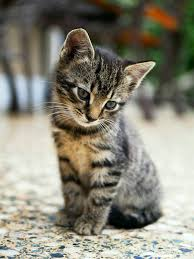
#> input picture lab 11./img1.jpeg, 194 x 259 px
$ python task3.py
#> lines starting #> are read from the running program, lines starting #| are printed output that depends on the picture
import cv2
import numpy as np

img=cv2.imread("img1.jpeg")
#> img is the input picture: shape (259, 194, 3); mean B, G, R 120, 133.8, 136.3

if img is not None:

    cv2.imshow("original image",img)
    blur_img=cv2.GaussianBlur(img,(7,7),0)
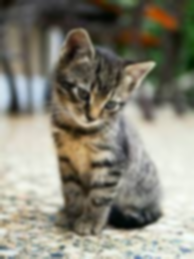
#> blur_img: shape (259, 194, 3); mean B, G, R 120, 133.7, 136.3
    crop_img=blur_img[100:300,0:400]
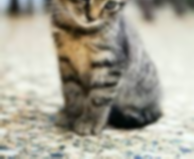
#> crop_img: shape (159, 194, 3); mean B, G, R 152.1, 165.8, 168.8
    cv2.imshow("blurred and cropped image",crop_img)
    cv2.waitKey(0)
    cv2.destroyAllWindows()
